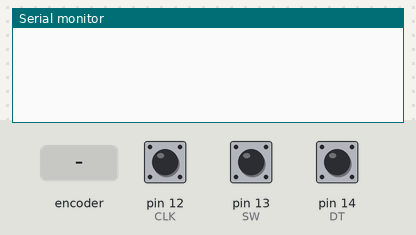
The sketch below on a simulated Arduino Uno, built with avr-gcc and run on an emulated ATmega328P. On the bench: the last lines printed to the serial monitor. The test bench sets the inputs (shaded band); at power-on: pin 13 (SW) HIGH, pin 12 (CLK) HIGH, pin 14 (DT) HIGH.

Above: at 1.2 s.
1.3 s: rotary encoder on pin 12 (CLK) / pin 14 (DT) turned 1 step (first pin leading)
At 2.0 s:
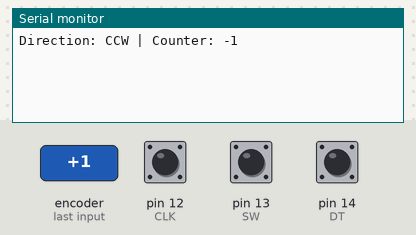
3.0 s: pin 13 (SW) pulled LOW for 0.15 s
At 3.8 s:
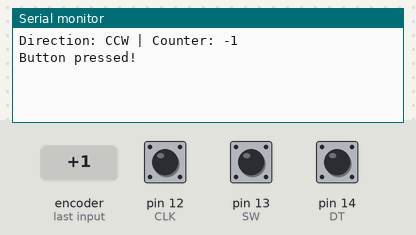
4.6 s: rotary encoder on pin 12 (CLK) / pin 14 (DT) turned 2 steps (second pin leading)
At 5.6 s:
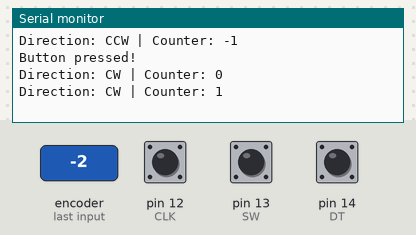

The sketch:

RotartyEncoder.ino
```cpp
// Rotary Encoder Inputs
#define CLK 12
#define DT 14
#define SW 13

int counter = 0;
int currentStateCLK;
int lastStateCLK;
String currentDir ="";
unsigned long lastButtonPress = 0;

void setup() {

	// Set encoder pins as inputs
	pinMode(CLK,INPUT);
	pinMode(DT,INPUT);
	pinMode(SW, INPUT_PULLUP);

	// Setup Serial Monitor
	Serial.begin(9600);

	// Read the initial state of CLK
	lastStateCLK = digitalRead(CLK);
}

void loop() {

	// Read the current state of CLK
	currentStateCLK = digitalRead(CLK);

	// If last and current state of CLK are different, then pulse occurred
	// React to only 1 state change to avoid double count
	if (currentStateCLK != lastStateCLK  && currentStateCLK == 1){

		// If the DT state is different than the CLK state then
		// the encoder is rotating CCW so decrement
		if (digitalRead(DT) != currentStateCLK) {
			counter --;
			currentDir ="CCW";
		} else {
			// Encoder is rotating CW so increment
			counter ++;
			currentDir ="CW";
		}

		Serial.print("Direction: ");
		Serial.print(currentDir);
		Serial.print(" | Counter: ");
		Serial.println(counter);
	}

	// Remember last CLK state
	lastStateCLK = currentStateCLK;

	// Read the button state
	int btnState = digitalRead(SW);

	//If we detect LOW signal, button is pressed
	if (btnState == LOW) {
		//if 50ms have passed since last LOW pulse, it means that the
		//button has been pressed, released and pressed again
		if (millis() - lastButtonPress > 50) {
			Serial.println("Button pressed!");
		}

		// Remember last button press event
		lastButtonPress = millis();
	}

	// Put in a slight delay to help debounce the reading
	delay(1);
}
```

Measured:
- after the input at 1.3 s, the serial monitor: prints a new line after 0.05 s (image 1)
- after the input at 3.0 s, the serial monitor: prints a new line at once (image 2)
- after the input at 4.6 s, the serial monitor: prints a new line after 0.08 s (image 3)
